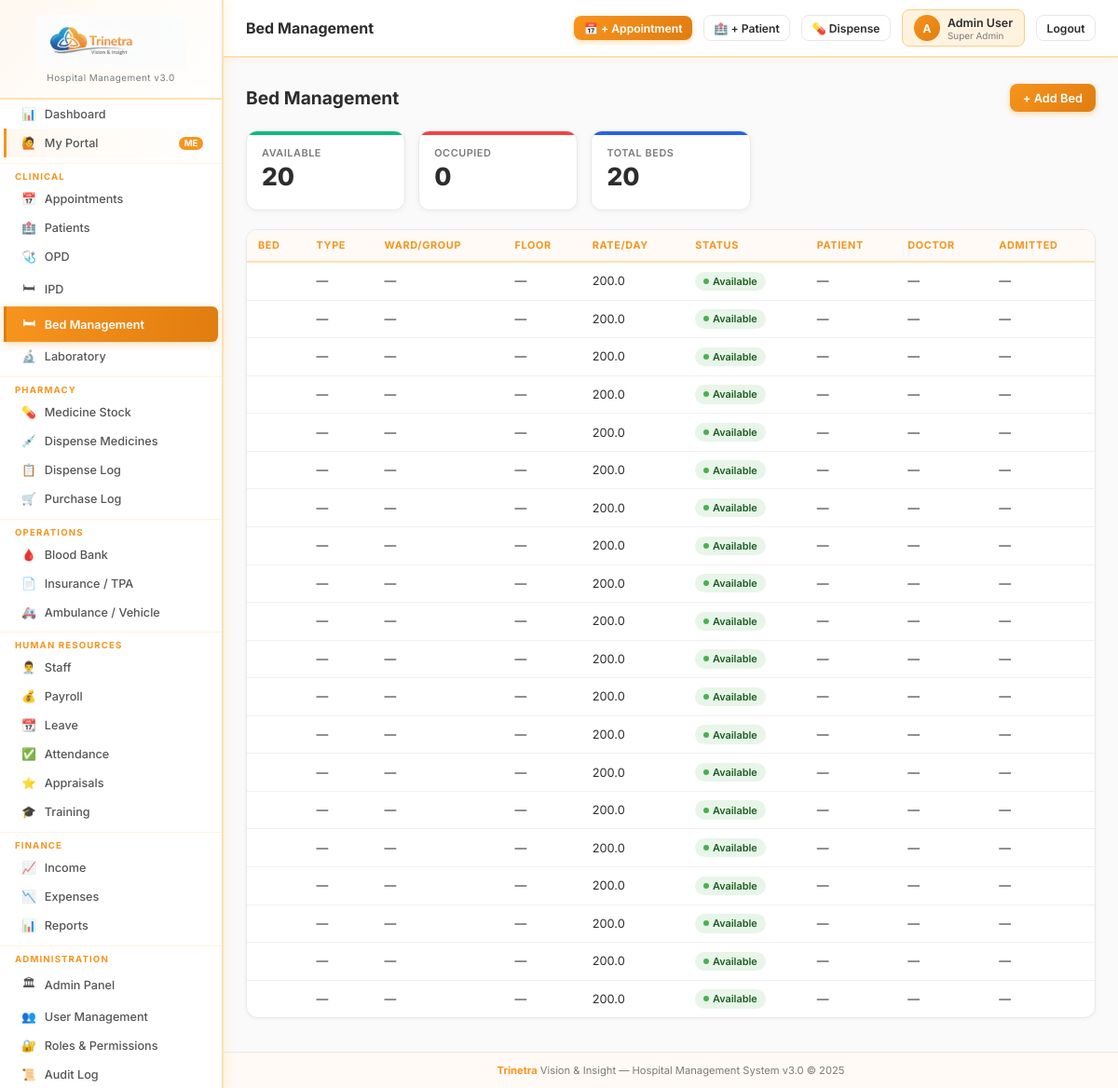
Screenshot of /beds (signed in) with the database file from the repository.
### tables this page shows
CREATE TABLE bed (
    id INTEGER PRIMARY KEY AUTOINCREMENT, bed_name TEXT NOT NULL,
    bed_type_id INTEGER DEFAULT 0, bed_group_id INTEGER DEFAULT 0,
    is_active TEXT DEFAULT 'yes'
);

CREATE TABLE bed_type (
    id INTEGER PRIMARY KEY AUTOINCREMENT, bed_type TEXT NOT NULL, charge_per_day REAL DEFAULT 0
);

### app.py (the view)
@app.route('/beds')
@perm_required('beds','view')
def beds():
    rows = qdb("""SELECT bed.*,bed_type.bed_type,bed_type.charge_per_day,bed_group.bed_group,
        ipd_details.id as ipd_id, patients.patient_name, staff.name||' '||staff.surname as doctor_name,
        ipd_details.date as admission_date
        FROM bed LEFT JOIN bed_type ON bed_type.id=bed.bed_type_id
        LEFT JOIN bed_group ON bed_group.id=bed.bed_group_id
        LEFT JOIN ipd_details ON ipd_details.bed=bed.id AND ipd_details.discharged='no'
        LEFT JOIN patients ON patients.id=ipd_details.patient_id
        LEFT JOIN staff ON staff.id=ipd_details.doctor_id
        WHERE bed.is_active='yes' ORDER BY bed.bed_name""")
    total = len(rows)
    occupied = sum(1 for r in rows if r['ipd_id'])
    return render_template('beds/list.html', beds=rows, total=total, occupied=occupied, available=total-occupied)

### app.py (called while the page is built)
def get_db():
    db = getattr(g, '_database', None)
    if db is None:
        db = g._database = sqlite3.connect(DATABASE)
        db.row_factory = sqlite3.Row
        db.execute("PRAGMA foreign_keys = ON")
    return db

@app.teardown_appcontext
def close_connection(exception):
    db = getattr(g, '_database', None)
    if db is not None: db.close()

def qdb(query, args=(), one=False):
    cur = get_db().execute(query, args)
    rv = cur.fetchall()
    return (rv[0] if rv else None) if one else rv

def get_user(): return session.get('hospitaladmin', {})

def get_user_permissions():
    user = get_user()
    if not user: return {}
    if user.get('roles') == 'Super Admin':
        return {m: {'view':True,'add':True,'edit':True,'delete':True} for m in ALL_MODULES}
    role_id = user.get('role_id', 0)
    rows = qdb("SELECT module,can_view,can_add,can_edit,can_delete FROM role_permissions WHERE role_id=?", (role_id,))
    return {r['module']: {'view':bool(r['can_view']),'add':bool(r['can_add']),'edit':bool(r['can_edit']),'delete':bool(r['can_delete'])} for r in rows}

def perm_required(module, action='view'):
    def decorator(f):
        @wraps(f)
        def decorated(*args, **kwargs):
            if 'hospitaladmin' not in session:
                return redirect(url_for('login'))
            user = get_user()
            if user.get('roles') == 'Super Admin':
                return f(*args, **kwargs)
            perms = get_user_permissions()
            if not perms.get(module, {}).get(action):
                flash(f'Access denied: {action} permission required for {module}.', 'danger')
                return redirect(url_for('dashboard'))
            return f(*args, **kwargs)
        return decorated
    return decorator

@app.context_processor
def inject_globals():
    user = get_user()
    perms = get_user_permissions() if user else {}
    settings = {}
    if user:
        try:
            rows = qdb("SELECT name,value FROM sch_settings")
            settings = {r['name']: r['value'] for r in rows}
        except: pass
    return dict(current_user=type('U', (), user)() if user else None,
                user_perms=perms, settings=settings,
                ALL_MODULES=ALL_MODULES)

### templates/beds/list.html
{% extends 'base.html' %}{% block title %}Beds{% endblock %}{% block page_title %}Bed Management{% endblock %}{% block content %}
<div class="page-header"><div><h1>Bed Management</h1></div>{% if user_perms.get('beds',{}).get('add') %}<a href="{{ url_for('beds_add') }}" class="btn btn-primary">+ Add Bed</a>{% endif %}</div>
<div class="stats-grid">
  {% set total = beds|length %}{% set occupied = beds|selectattr('patient_name')|list|length %}
  <div class="stat-card" style="--card-color:#10b981;"><div class="stat-label">Available</div><div class="stat-value">{{ total-occupied }}</div></div>
  <div class="stat-card" style="--card-color:#ef4444;"><div class="stat-label">Occupied</div><div class="stat-value">{{ occupied }}</div></div>
  <div class="stat-card" style="--card-color:#2563eb;"><div class="stat-label">Total Beds</div><div class="stat-value">{{ total }}</div></div>
</div>
<div class="card"><div class="card-body p-0"><div class="table-wrap"><table>
<thead><tr><th>Bed</th><th>Type</th><th>Ward/Group</th><th>Floor</th><th>Rate/Day</th><th>Status</th><th>Patient</th><th>Doctor</th><th>Admitted</th></tr></thead>
<tbody>{% for b in beds %}<tr>
  <td><strong>{{ b.name }}</strong></td><td>{{ b.type_name or "—" }}</td><td>{{ b.group_name or "—" }}</td><td>{{ b.floor_name or "—" }}</td>
  <td>{{ b.charge_per_day }}</td>
  <td>{% if b.patient_name %}<span class="badge badge-danger"><span class="dot dot-red"></span>Occupied</span>{% else %}<span class="badge badge-success"><span class="dot dot-green"></span>Available</span>{% endif %}</td>
  <td>{{ b.patient_name or "—" }}</td><td>{{ b.doctor_name or "—" }}</td><td>{{ b.admission_date or "—" }}</td>
</tr>{% else %}<tr><td colspan="9" class="text-center text-muted" style="padding:2rem">No beds found.</td></tr>{% endfor %}</tbody>
</table></div></div></div>{% endblock %}

### templates/base.html (style rules this page uses)
:root { --brand-orange:#F7941D; --brand-orange-dark:#e07d10; --brand-orange-light:#FFF3E0; --brand-blue:#1565C0; --sidebar:#ffffff; --sidebar-border:#ffe0b2; --sidebar-hover:#fff8f0; --sidebar-active-bg:#F7941D; --sidebar-active-text:#ffffff; --topbar:#ffffff; --bg:#fafafa; --card:#ffffff; --border:#e8e8e8; --text:#2d2d2d; --muted:#7a7a7a; --primary:#F7941D; --primary-dark:#e07d10; --success:#2e7d32; --danger:#c62828; --warning:#e65100; --info:#0277bd; --purple:#6a1b9a; }
* { margin:0;padding:0;box-sizing:border-box; }
html,body { height:100%; }
body { font-family:'Inter',system-ui,sans-serif; background:var(--bg); color:var(--text); display:flex; min-height:100vh; overflow-x:hidden; }
.page-header { display:flex;align-items:center;justify-content:space-between; margin-bottom:1.25rem;flex-wrap:wrap;gap:.75rem; }
.page-header h1 { font-size:1.2rem;font-weight:700;color:var(--text); }
.card { background:var(--card); border:1px solid var(--border); border-radius:.75rem; overflow:hidden; margin-bottom:1rem; box-shadow:0 1px 4px rgba(0,0,0,.04); }
.card-body { padding:1rem; }
.card-body.p-0 { padding:0; }
.stats-grid { display:grid; grid-template-columns:repeat(auto-fill,minmax(150px,1fr)); gap:.875rem; margin-bottom:1.25rem; }
.stat-card { background:#fff; border:1px solid var(--border); border-radius:.75rem; padding:1rem; position:relative; overflow:hidden; box-shadow:0 1px 6px rgba(0,0,0,.05); transition:transform .15s; }
.stat-card::before { content:'';position:absolute;top:0;left:0;right:0;height:4px; background:var(--card-color,var(--brand-orange)); }
.stat-label { font-size:.68rem;font-weight:600;color:var(--muted);text-transform:uppercase;letter-spacing:.05em; }
.stat-value { font-size:1.65rem;font-weight:800;color:var(--text);line-height:1.2;margin:.2rem 0; }
.table-wrap { overflow-x:auto; }
table { width:100%;border-collapse:collapse;font-size:.8rem; }
thead tr { background:#fffaf5; }
th { padding:.6rem .75rem;text-align:left; font-size:.68rem;font-weight:700; color:var(--brand-orange); text-transform:uppercase;letter-spacing:.06em; white-space:nowrap; border-bottom:2px solid var(--sidebar-border); }
td { padding:.6rem .75rem;border-bottom:1px solid #f0f0f0;vertical-align:middle; }
tr:last-child td { border-bottom:none; }
.btn { display:inline-flex;align-items:center;gap:.4rem; padding:.45rem .875rem;border-radius:.5rem; font-size:.8rem;font-weight:600;cursor:pointer; border:none;text-decoration:none;transition:.15s;white-space:nowrap; }
.btn-primary { background:linear-gradient(135deg,var(--brand-orange),var(--brand-orange-dark));color:#fff;box-shadow:0 2px 6px rgba(247,148,29,.35); }
.badge { display:inline-flex;align-items:center;gap:.25rem; padding:.2rem .55rem;border-radius:999px; font-size:.68rem;font-weight:600;white-space:nowrap; }
.badge-success { background:#e8f5e9;color:#1b5e20; }
.dot { width:6px;height:6px;border-radius:50%;display:inline-block; }
.dot-green { background:#4caf50; }

### rows the page displays
bed: type_name "—", group_name "—", floor_name "—", charge_per_day "200.0", patient_name "—", doctor_name "—", admission_date "—"
bed: type_name "—", group_name "—", floor_name "—", charge_per_day "200.0", patient_name "—", doctor_name "—", admission_date "—"
bed: type_name "—", group_name "—", floor_name "—", charge_per_day "200.0", patient_name "—", doctor_name "—", admission_date "—"
bed: type_name "—", group_name "—", floor_name "—", charge_per_day "200.0", patient_name "—", doctor_name "—", admission_date "—"
bed: type_name "—", group_name "—", floor_name "—", charge_per_day "200.0", patient_name "—", doctor_name "—", admission_date "—"
bed: type_name "—", group_name "—", floor_name "—", charge_per_day "200.0", patient_name "—", doctor_name "—", admission_date "—"
bed: type_name "—", group_name "—", floor_name "—", charge_per_day "200.0", patient_name "—", doctor_name "—", admission_date "—"
bed: type_name "—", group_name "—", floor_name "—", charge_per_day "200.0", patient_name "—", doctor_name "—", admission_date "—"
bed: type_name "—", group_name "—", floor_name "—", charge_per_day "200.0", patient_name "—", doctor_name "—", admission_date "—"
bed: type_name "—", group_name "—", floor_name "—", charge_per_day "200.0", patient_name "—", doctor_name "—", admission_date "—"
bed: type_name "—", group_name "—", floor_name "—", charge_per_day "200.0", patient_name "—", doctor_name "—", admission_date "—"
bed: type_name "—", group_name "—", floor_name "—", charge_per_day "200.0", patient_name "—", doctor_name "—", admission_date "—"
bed: type_name "—", group_name "—", floor_name "—", charge_per_day "200.0", patient_name "—", doctor_name "—", admission_date "—"
bed: type_name "—", group_name "—", floor_name "—", charge_per_day "200.0", patient_name "—", doctor_name "—", admission_date "—"
bed: type_name "—", group_name "—", floor_name "—", charge_per_day "200.0", patient_name "—", doctor_name "—", admission_date "—"
bed: type_name "—", group_name "—", floor_name "—", charge_per_day "200.0", patient_name "—", doctor_name "—", admission_date "—"
bed: type_name "—", group_name "—", floor_name "—", charge_per_day "200.0", patient_name "—", doctor_name "—", admission_date "—"
bed: type_name "—", group_name "—", floor_name "—", charge_per_day "200.0", patient_name "—", doctor_name "—", admission_date "—"
bed: type_name "—", group_name "—", floor_name "—", charge_per_day "200.0", patient_name "—", doctor_name "—", admission_date "—"
bed: type_name "—", group_name "—", floor_name "—", charge_per_day "200.0", patient_name "—", doctor_name "—", admission_date "—"

### other values shown
{{ current_user.username[:1].upper() if current_user else 'U' }} "A"
{{ current_user.username if current_user else '' }} "Admin User"
{{ current_user.roles if current_user else '' }} "Super Admin"
{{ total-occupied }} "20"
{{ occupied }} "0"
{{ total }} "20"
